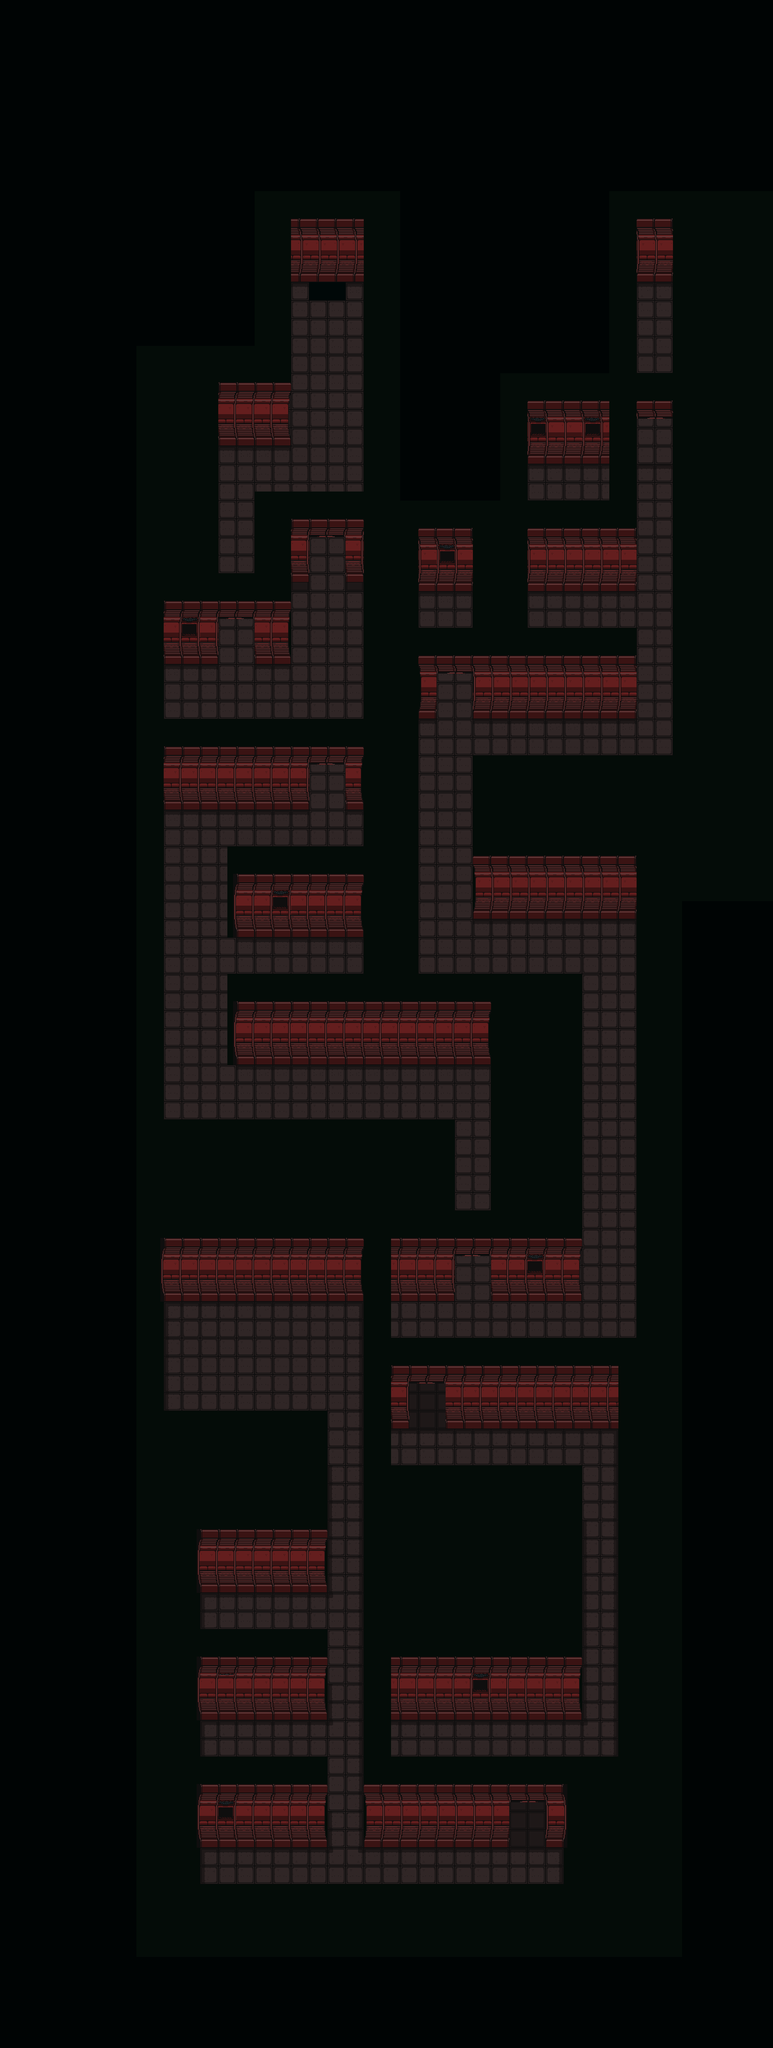

The image is a tile-based game level rendered from a .tmx file. Its description and source (layers, tilesets, objects; grid data summarised) follow:
An orthogonal 85x225 tile map with 32x32 px tiles, 9 tile layers (below, floor, above, above2, ...), 2 hidden layers not drawn, 7 tilesets and 107 objects (82x BasicNPC, 8x LaserTrapArm, 7x Ratbot, 5x Chest, 4x LaserTrap, ...).

<map version="1.0" tiledversion="1.1.5" orientation="orthogonal" renderorder="right-down" width="85" height="225" tilewidth="32" tileheight="32" infinite="0" nextobjectid="147">
 <properties>
  <property name="battlebg" type="file" value="../art/backgrounds/tunnelbg.png" />
  <property name="onload" type="file" value="actions/robo_tunnel.lua" />
  <property name="regionName" value="Robotropolis" />
  <property name="sectorName" value="Access Tunnels" />
 </properties>
 <tileset firstgid="1" name="knotholehut" tilewidth="32" tileheight="32" tilecount="1044" columns="29">
  <image source="../art/tiles/knotholehutinterior.png" trans="000000" width="950" height="1170" />
 </tileset>
 <tileset firstgid="1045" source="knothole.tsx" />
 <tileset firstgid="4529" source="robotropolis.tsx" />
 <tileset firstgid="8029" source="cave.tsx" />
 <tileset firstgid="10374" source="knotholeindoors.tsx" />
 <tileset firstgid="12176" source="ironlock.tsx" />
 <tileset firstgid="19176" source="tunnel.tsx" />
 <layer name="below" width="85" height="225">
  <data>[19125 cells, 271 non-empty, 1 distinct tile ids]</data>
 </layer>
 <layer name="floor" width="85" height="225">
  <data>[19125 cells, 4030 non-empty, 58 distinct tile ids]</data>
 </layer>
 <layer name="above" width="85" height="225">
  <data>[19125 cells, 2354 non-empty, 192 distinct tile ids]</data>
 </layer>
 <layer name="above2" width="85" height="225">
  <data>[19125 cells, 24 non-empty, 13 distinct tile ids]</data>
 </layer>
 <layer name="shadow" width="85" height="225" opacity="0.5">
  <data>[19125 cells, 4 non-empty, 1 distinct tile ids]</data>
 </layer>
 <objectgroup name="objects">
  <!-- 107 objects omitted --></objectgroup>
 <layer name="belowabove" width="85" height="225">
  <data>[19125 cells, 6 non-empty, 1 distinct tile ids]</data>
 </layer>
 <layer name="topabove" width="85" height="225">
  <data>[19125 cells, 366 non-empty, 70 distinct tile ids]</data>
 </layer>
 <layer name="top" width="85" height="225">
  <data>[19125 cells, 6181 non-empty, 1 distinct tile ids]</data>
 </layer>
 <layer name="light" width="85" height="225" opacity="0.5">
  <data>[19125 cells, 19125 non-empty, 1 distinct tile ids]</data>
 </layer>
 <layer name="Collision" width="85" height="225" visible="0">
  <data>[19125 cells, 5413 non-empty, 1 distinct tile ids]</data>
 </layer>
 <layer name="BunnyExtCollision" width="85" height="225" visible="0">
  <data>[19125 cells, 0 non-empty, 0 distinct tile ids]</data>
 </layer>
</map>
<!-- 107 of 107 objects omitted -->
